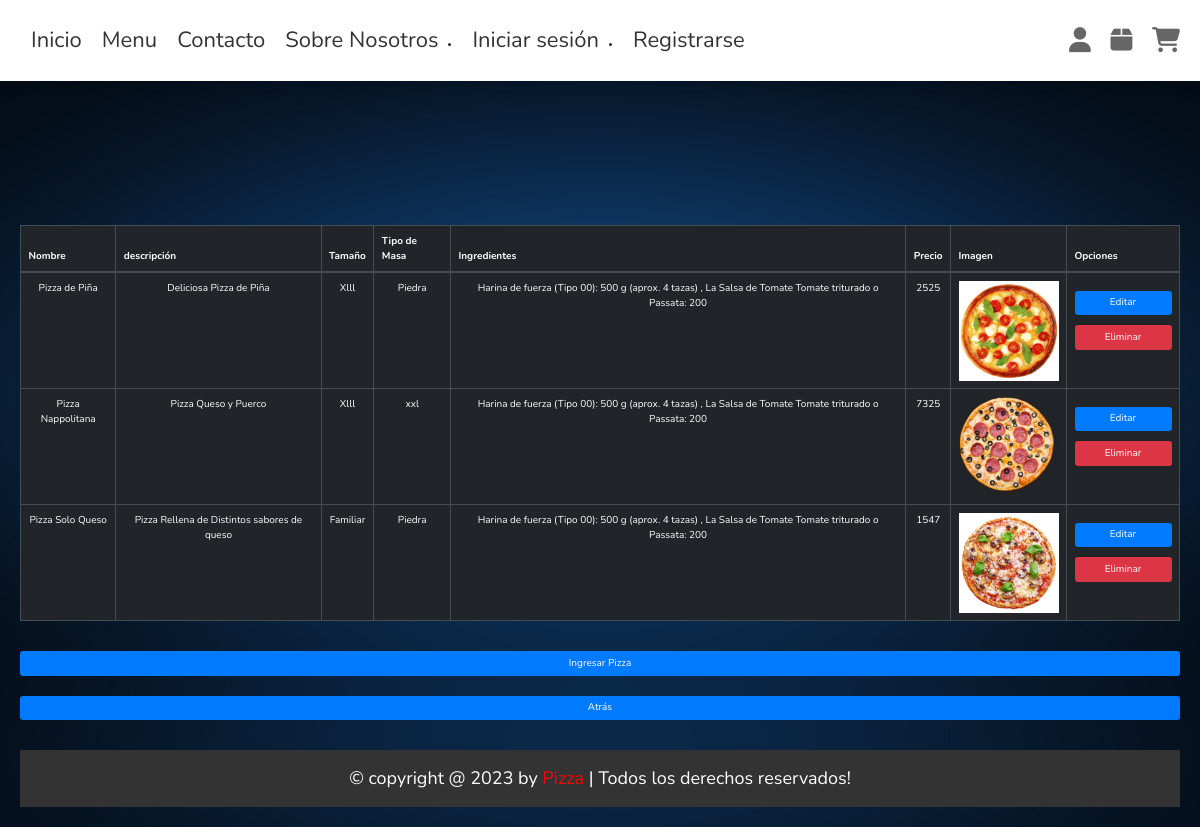
/sitio1/pizza, run on the app's committed database.
### sitio1/models.py (models this page shows, shortened)
class Pizza(models.Model):
    nombre = models.CharField(max_length=100)
    descripcion = models.TextField()
    tamano = models.ForeignKey(Tamanos, on_delete=models.CASCADE)
    tipo_masa = models.ForeignKey(TipoMasa, on_delete=models.CASCADE)
    ingredientes = models.ManyToManyField(Ingredientes, through='PizzaIngredientes')
    precio = models.DecimalField(max_digits=10, decimal_places=0, null=True) #realizar logica de precio
    imagen = models.ImageField(upload_to="imagen", null=True, blank=True)

class Tamanos(models.Model):                                                                                            #REALIZADO
    nombre = models.CharField(max_length=50, unique=True)
    disponible = models.BooleanField(default=True)
    precio = models.DecimalField(max_digits=6, decimal_places=2, validators=[MinValueValidator(0)])
    oferta = models.BooleanField(default=False)
    descuento = models.DecimalField(max_digits=2, decimal_places=0, default=0, validators=[MinValueValidator(0)])
    imagen = models.ImageField(upload_to="tamanos", null=True, blank=True)
    def __str__(self):
        return self.nombre

class TipoMasa(models.Model):                                                                                           #REALIZADO
    nombre = models.CharField(max_length=50, unique=True)
    disponible = models.BooleanField(default=True)
    precio = models.DecimalField(max_digits=6, decimal_places=2, validators=[MinValueValidator(0)])
    oferta = models.BooleanField(default=False)
    descuento = models.DecimalField(max_digits=2, decimal_places=0, default=0, validators=[MinValueValidator(0)])
    imagen = models.ImageField(upload_to="masas", null=True, blank=True)
    def __str__(self):
        return self.nombre

class Ingredientes(models.Model):                                                                                       #REALIZADO/COMPLETADO=100%
    nombre = models.CharField(max_length=50, unique=True)
    stock = models.PositiveIntegerField(default=0)
    precio = models.DecimalField(max_digits=6, decimal_places=2, validators=[MinValueValidator(0)])
    oferta = models.BooleanField(default=False)
    descuento = models.DecimalField(max_digits=2, decimal_places=0, default=0, validators=[MinValueValidator(0)])
    imagen = models.ImageField(upload_to="ingredientes", null=True, blank=True)

### sitio1/views.py (the view)
# urls.py: path('pizza', views.lista_pizza, name="pizza"),
def lista_pizza(request):
    listaPizzas = Pizza.objects.all()
    return render(request, 'sitio1/DataModelApp/pizzas/ver_pizzas.html',{"datos":listaPizzas})

### sitio1/templates/sitio1/DataModelApp/pizzas/ver_pizzas.html (shortened to what this page needs)
{% extends 'sitio1/base.html' %}
{% load static %}
{% block content %}
    {% if datos %}
        <table class="table table-bordered table-dark">
            <thead>
                <tr>
                    <th>Nombre</th>
                    <th>descripción</th>
                    <th>Tamaño</th>
                    <th>Tipo de Masa</th>
                    <th>Ingredientes</th>
                    <th>Precio</th>
                    <th>Imagen</th>
                    <th>Opciones</th>
                </tr>
            </thead>
            <tbody>
                {% for u in datos %}
                    <tr>
                        <td>{{ u.nombre }}</td>
                        <td>{{ u.descripcion }}</td>
                        <td>{{ u.tamano }}</td>
                        <td>{{ u.tipo_masa }}</td>
                        <td>
                            {% for ingrediente in u.ingredientes.all %}
                                {{ ingrediente.nombre }}
                                {% if not forloop.last %}, {% endif %}
                            {% endfor %}
                        </td>
                        <td>{{ u.precio }}</td>
                        {% if u.imagen %}
                            <td><img src="{{ u.imagen.url }}" alt="" style="max-width: 100px; max-height: 100px;"></td>
                        {% else %}
                           <td><p>No hay imagen disponible</p></td>
                        {% endif %}
                        <td>
                            <a href="{% url 'editar_pizza' u.id %}" class="btn btn-primary">Editar</a>
                            <form action="{% url 'eliminar_pizza' u.id %}" method="post" class="d-inline">
                                <button type="submit" class="btn btn-danger" onclick="return confirm('¿Estás seguro que deseas eliminar este ingrediente?')">Eliminar</button>
                            </form>
                        </td>
                    </tr>
                {% endfor %}
            </tbody>
        </table>
    {% endif %}
    <a href="{% url 'ingresar_pizza' %}" class="btn btn-primary btn-add">Ingresar Pizza</a>
    <a href="{% url 'vista_administrador' %}" class="btn btn-primary btn-back" >Atrás</a>
{% endblock %}

### sitio1/templates/sitio1/base.html (shortened to what this page needs)
<!DOCTYPE html>
<html lang="en">
<head>
    {% load static %}
    <link rel="stylesheet" href="https://cdnjs.cloudflare.com/ajax/libs/font-awesome/6.1.1/css/all.min.css">
    <link rel="stylesheet" href="{% static 'sitio1/css/style.css'%}">
    <link href="https://cdn.jsdelivr.net/npm/bootstrap@5.3.2/dist/css/bootstrap.min.css" rel="stylesheet">
    <link rel="stylesheet" href="https://stackpath.bootstrapcdn.com/bootstrap/4.3.1/css/bootstrap.min.css">
</head>
<body>
    <header class="header">
        <section class="flex">
            <nav class="navbar navbar-expand-lg">
                <a class="navbar-brand" href="{% url 'home' %}">Inicio</a>
                <a class="navbar-brand" href="{% url 'menu' %}">Menu</a>
                <a class="navbar-brand" href="{% url 'contacto' %}">Contacto</a>
                <a class="navbar-brand" href="#about">Sobre Nosotros</a>
                {% if user.is_authenticated %}
                <li>
                    <a href="{% url 'logout' %}">Cerrar sesión</a>
                </li>
                <li>
                    <a href="#">@{{ user.username }}</a>
                </li>
                {% else %}
                <li>
                    <a href="{% url 'login' %}">Iniciar sesión</a>
                </li>
                <li>
                    <a href="{% url 'registro' %}">Registrarse</a>
                </li>
                {% endif %}
            </nav>
            <div class="icons">
                <div id="user-btn" class="fas fa-user"></div>
                <div id="order-btn" class="fas fa-box"></div>
                <div id="cart-btn" class="fas fa-shopping-cart"></div>
            </div>
        </section>
    </header>
    <div style="position: relative; margin: auto; margin-top: 150px;">
        <br><br><br>
        {% block content %}
        {% endblock %}
    </div>
    <br><br>
    <div class="footer">
        &copy; copyright @ 2023 by <span>Pizza</span> | Todos los derechos reservados!
    </div>
</body>
</html>

### sitio1/static/sitio1/css/style.css (style rules this page uses)
:root { --red:#e74c3c; --black:#333; --white:#fff; --light-bg:#f5f5f5; --light-color:#666; --border:.1rem solid var(--light-color); --box-shadow:0 .5rem 1rem rgba(0,0,0,.1); }
* { font-family: 'Nunito', sans-serif; margin:0; padding:0; box-sizing: border-box; outline: none; border:none; text-decoration: none; transition: .2s linear; }
html { font-size: 62.5%; overflow-x: hidden; scroll-behavior: smooth; scroll-padding-top: 7.5rem; }
body { background: var(--light-bg); overflow-x: hidden; }
section { padding:2rem; margin:0 auto; max-width: 1200px; }
.btn { display: block; width: 100%; margin-top: 1rem; border-radius: .5rem; padding:1rem 3rem; font-size: 2rem; color:var(--white); background-color: var(--red); cursor: pointer; text-transform: capitalize; text-align: center; }
.header { position: fixed; top:0; left:0; right:0; background-color: var(--white); box-shadow: var(--box-shadow); z-index: 1000; }
.header .flex { display: flex; align-items: center; justify-content: space-between; position: relative; }
.header .flex a { margin:0 1rem; font-size: 2.2rem; color:var(--black); }
.header .flex .icons div { font-size: 2.5rem; color:var(--light-color); cursor: pointer; margin-left: 1.7rem; }

### sitio1/templates/sitio1/base.html (style rules this page uses)
body { margin-bottom: 80px; margin:0 }
.navbar { background-color: rgb(255, 255, 255); padding: 1px; border-radius: 50px; }
.footer { clear: both; position: relative; bottom: 0; left: 0; width: 100%; background-color: #333; color: white; text-align: center; padding:15px; font-size: 18px; }
.footer span { color: red; }

### data on the page
Pizza: nombre "Pizza de Piña", descripcion "Deliciosa Pizza de Piña", tamano "Xlll", tipo_masa "Piedra", precio "2525", imagen (picture)
Ingredientes: nombre "Harina de fuerza (Tipo 00): 500 g (aprox. 4 tazas)"
Ingredientes: nombre "La Salsa de Tomate Tomate triturado o Passata: 200"
Pizza: nombre "Pizza Nappolitana", descripcion "Pizza Queso y Puerco", tamano "Xlll", tipo_masa "xxl", precio "7325", imagen (picture)
Pizza: nombre "Pizza Solo Queso", descripcion "Pizza Rellena de Distintos sabores de queso", tamano "Familiar", tipo_masa "Piedra", precio "1547", imagen (picture)
